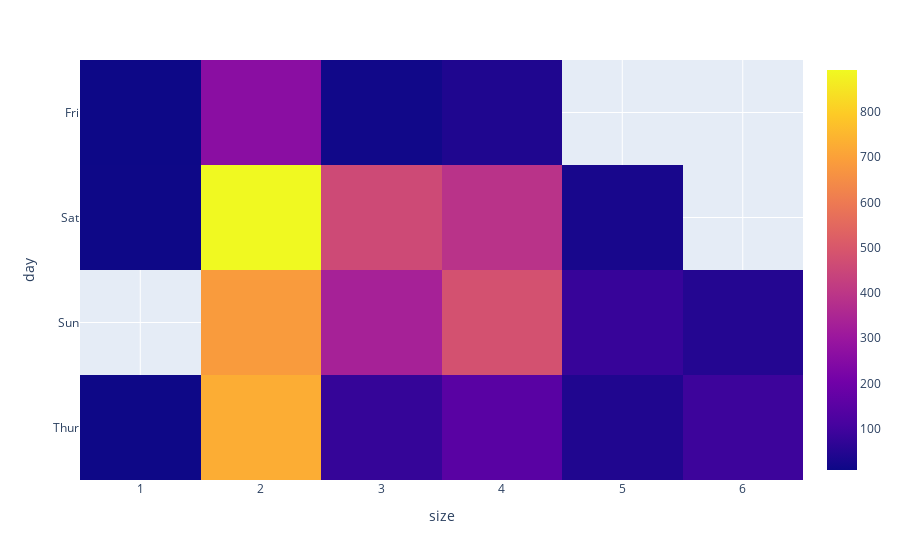

The code cell stored with this chart in its notebook:
### Code cell
# Filtering The Data We Want
d2 = d2.groupby(['day','size'],as_index=False)['total_bill'].sum()
d2 = d2.pivot('day','size','total_bill')

# Making The Bar Char
px.imshow(d2)

### Figure 1 — Plotly figure (JSON) as saved in the notebook; plotly's stock layout.template omitted (floating-point values rounded to 4 significant figures)
{"data": [{"coloraxis": "coloraxis", "hovertemplate": "size: %{x}<br>day: %{y}<br>color: %{z}<extra></extra>", "name": "0", "type": "heatmap", "x": [1, 2, 3, 4, 5, 6], "xaxis": "x", "y": ["Fri", "Sat", "Sun", "Thur"], "yaxis": "y", "z": [[8.58, 261.1, 15.98, 40.17, null, null], [10.32, 892.4, 459.2, 388.4, 28.15, null], [null, 684.8, 332.8, 480.4, 81, 48.17], [10.07, 727.5, 76.64, 149.8, 41.19, 91.15]]}], "layout": {"coloraxis": {"colorscale": [[0, "#0d0887"], [0.1111, "#46039f"], [0.2222, "#7201a8"], [0.3333, "#9c179e"], [0.4444, "#bd3786"], [0.5556, "#d8576b"], [0.6667, "#ed7953"], [0.7778, "#fb9f3a"], [0.8889, "#fdca26"], [1, "#f0f921"]]}, "margin": {"t": 60}, "xaxis": {"anchor": "y", "constrain": "domain", "domain": [0, 1], "scaleanchor": "y", "title": {"text": "size"}}, "yaxis": {"anchor": "x", "autorange": "reversed", "constrain": "domain", "domain": [0, 1], "title": {"text": "day"}}}}
